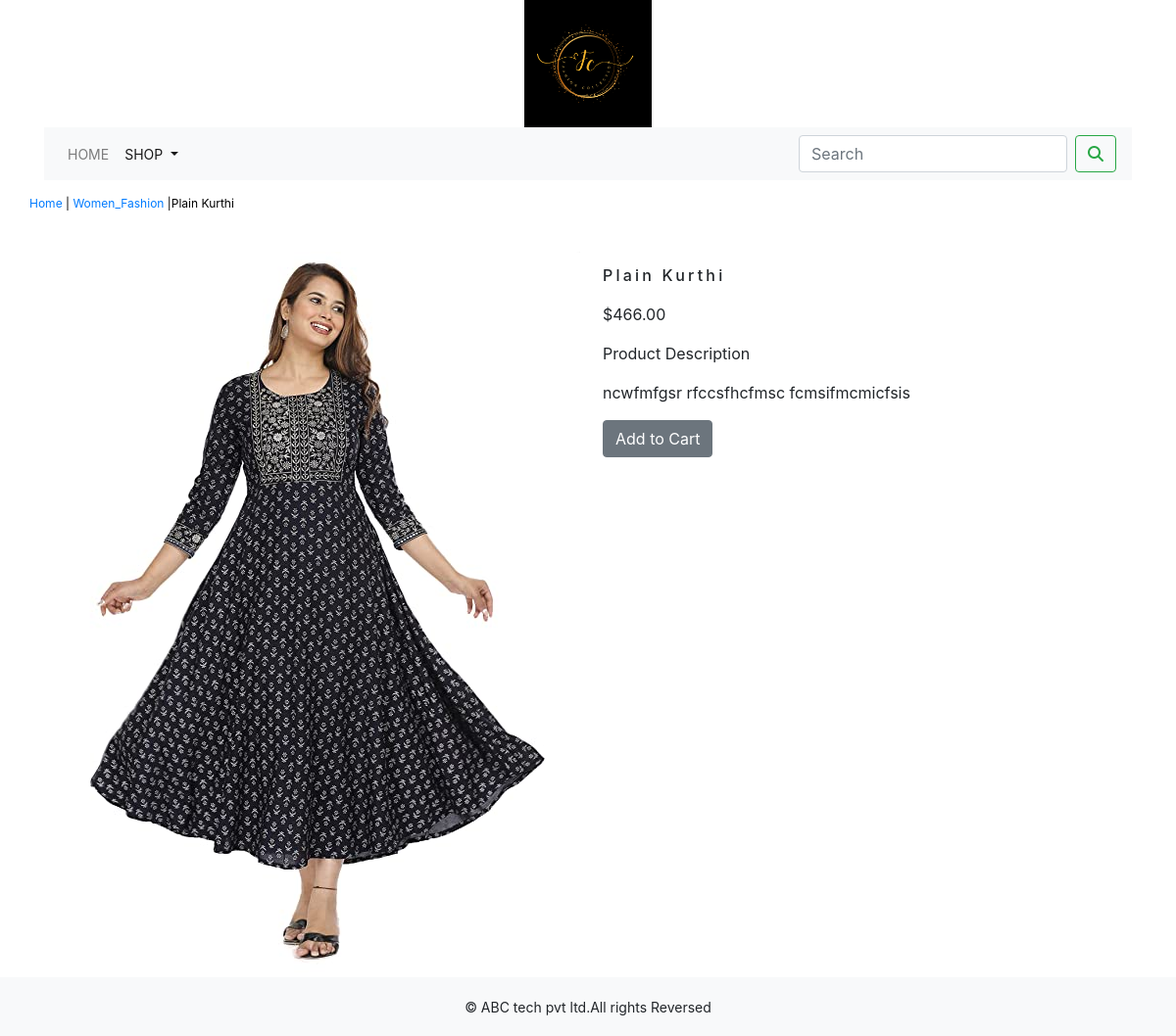
Screenshot of /shop/women_fashion/plain-kurthi/ with the database file from the repository.
### shop/models.py (models this page shows, shortened)
class Product(models.Model):
    name = models.CharField(max_length=250, unique=True)
    slug = models.SlugField(max_length=250, unique=True)
    description = models.TextField(blank=True)
    price = models.DecimalField(max_digits=10, decimal_places=2)
    category = models.ForeignKey(Category, on_delete=models.CASCADE)
    image = models.ImageField(upload_to='product', blank=True)
    stock = models.IntegerField()
    available = models.BooleanField(default=True)
    created = models.DateTimeField(auto_now_add=True)
    updated = models.DateTimeField(auto_now=True)
    class Meta:
        ordering=('name',)
        verbose_name='product'
        verbose_name_plural='products'

class Category(models.Model):
    name=models.CharField(max_length=250,unique=True)
    slug=models.SlugField(max_length=250,unique=True)
    description=models.TextField(blank=True)
    image=models.ImageField(upload_to='category',blank=True)
    class Meta:
        ordering=('name',)
        verbose_name='category'
        verbose_name_plural='categories'
    def get_url(self):
        return reverse('shop:products_by_category', args=[self.slug])
    def __str__(self):
        return '{}' .format(self.name)

### shop/views.py (the view)
# urls.py: path('<slug:c_slug>/<slug:product_slug>/', views.proDetail, name='prodCatdetail'),
def proDetail(request,c_slug,product_slug):
    try:
        product=Product.objects.get(category__slug=c_slug,slug=product_slug)
    except Exception as e:
        raise e
    return render(request,'product.html', {'product':product})

### cart/context_processors.py (called while the page is built)
def counter(request):
    item_count=0
    if 'admin' in request.path:
        return {}
    else:
        try:
            cart=Cart.objects.filter(cart_id=_cart_id(request))
            car_items=CartItem.objects.all().filter(cart=cart[:1])
            for cart_item in car_items:
                item_count += cart_item.quantity
        except Cart.DoesNotExist:
            item_count =0
    return dict(item_count=item_count)

### cart/views.py (called while the page is built)
def _cart_id(request):
    cart=request.session.session_key
    if not cart:
        cart=request.session.create()
    return cart

### shop/context_processors.py (called while the page is built)
def menu_links(request):
    links=Category.objects.all()
    return dict(links=links)

### templates/product.html (shortened to what this page needs)
{% extends 'base.html' %}
{% load static %}
{% block content %}
<div class="row my_prod_row_class">
    <div class="mx_auto">
        <p><a href="{% url 'shop:allProdCat' %}">Home</a> | <a href="{{product.category.get_url}}">{{product.category}}</a> |{{product.name}}</p>
    </div>
</div>
<div class="container">
<br>
<div class="row">
    <div class="col-12 col-sm-12 col-md-12 col-lg-6 text-center">
        <div style="min-width:18rem;">
            <img src="{{product.image.url}}" alt="{{product.name}}">
        </div>
    </div>
        <div class="col-12 col-sm-12 col-md-12 col-lg-6">
            <div>
            <h1 class="my_prod_title">{{product.name}}</h1>
            <p>${{product.price}}</p>
            <p class="my_title">Product Description</p>
            <p class="text-justify my_prod_text">{{product.description}}</p>
            {% if product.stock <= 0 %}
            <p class="text-justify my_prod_text"><b>Out of Stock</b></p>
            {% else %}
            <a class="btn btn-secondary" href="{% url 'cart:add_cart' product.id %}">Add to Cart</a>
            {% endif %}
        </div>
    </div>
</div>
</div>
{% endblock %}

### static/css/custom.css (style rules this page uses)
body { font-family: 'Poppins', sans-serif; }
.my_title { font-size : 16px; text_transform : uppercase; latter-spacing : .2em; }
.my_prod_row_class { padding-top : 15px; padding-bottom : }
.my_prod_row_class .mx_auto { color : #000; font-size : 12px; text-decoration : none; }
.my_prod_title { font-size : 16px; text_transform : uppercase; letter-spacing : .2em; padding-top : 15px; padding-bottom : 10px; }
.my_prod_text { padding-right : 20px; }

### rows the page displays
Product: category "Women_Fashion", name "Plain Kurthi", image (picture), price "466.00", description "ncwfmfgsr rfccsfhcfmsc fcmsifmcmicfsis"
